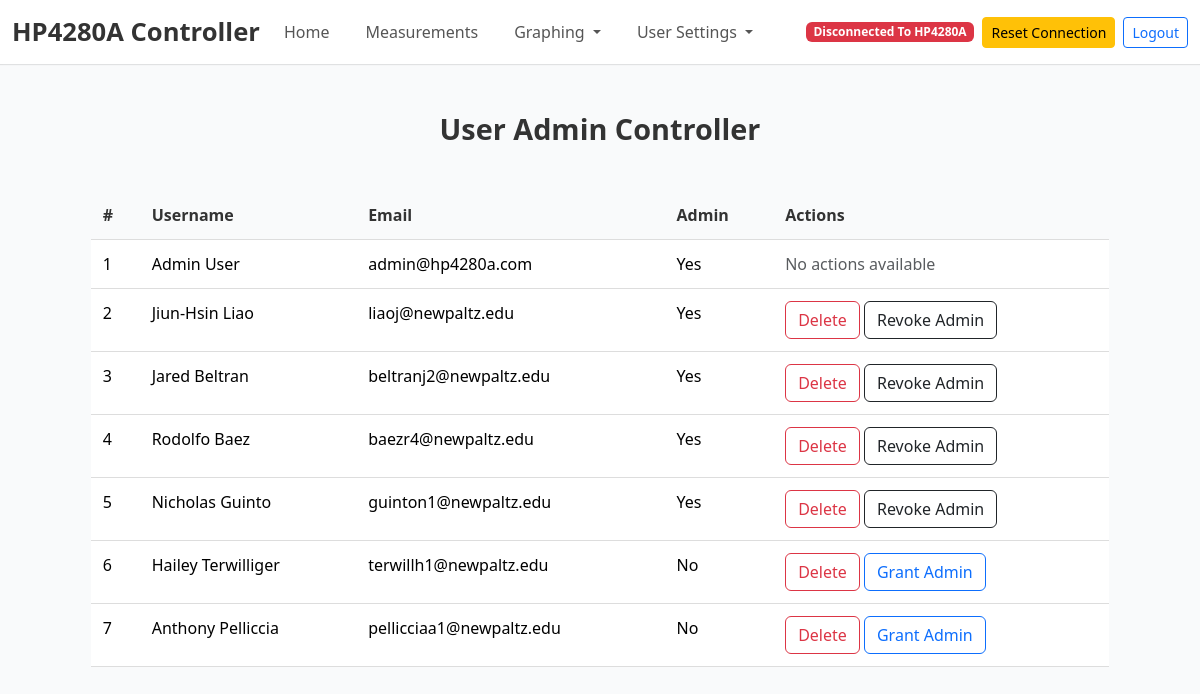
Screenshot of /documentation (signed in) with the database file from the repository.
### tables this page shows
CREATE TABLE users (
            id INTEGER PRIMARY KEY AUTOINCREMENT,
            first_name TEXT NOT NULL,
            last_name TEXT NOT NULL,
            email TEXT NOT NULL UNIQUE,
            password TEXT NOT NULL,
            is_admin INTEGER NOT NULL DEFAULT 0
        );

### main.py (the view, shortened to what this page needs)
@app.route('/documentation', methods=["GET", "POST"])
def documentation():
    if 'email' not in session:
        flash("Please log in to access this page.", "error")
        return redirect(url_for("login"))
    user = get_user_by_email(session['email'])
    if not user:
        flash("User not found. Please log in again.", "error")
        return redirect(url_for("login"))
    if user[5] == 0:  # Check the `is_admin` value
        flash("You do not have permission to access this page.", "error")
        return redirect(url_for("login"))
    conn = sqlite3.connect(DB_path)
    cursor = conn.cursor()
    cursor.execute("SELECT first_name, last_name, email, id, is_admin FROM users WHERE email != 'demo@hp4280a.com'")
    users = cursor.fetchall()
    conn.close()
    return render_template("documentation.html", users=users, logged_in_email=session['email'])

### database.py (called while the page is built)
def get_user_by_email(email):
    conn = sqlite3.connect(DB_path)
    cursor = conn.cursor()
    cursor.execute('''
        SELECT * FROM users WHERE email = ?
    ''', (email,))
    user = cursor.fetchone()
    conn.close()
    return user

### main.py (called while the page is built, shortened)
@app.context_processor
def inject_user_info():
    if 'email' in session:
        user = get_user_by_email(session['email'])
        if user:
            return {
                'username': f"{user[1]} {user[2]}",  # First name and last name
                'user_id': user[0],  # User ID
                'email': user[3],  # Email
                'is_admin': user[5] == 1  # Check if the user is an admin (assuming `is_admin` is the 6th column)
            }

@app.context_processor
def inject_connection_status():
    return {
        'connection_status': 'failure',
        'terminal_output': ["No connection."]
    }

### templates/documentation.html (shortened to what this page needs)
{% extends "base.html" %}
{% block content %}
<h3 class="text-center mt-5 mb-4">User Admin Controller</h3>
<div class="table-container">
    <table class="table">
        <thead>
            <tr>
                <th>#</th>
                <th>Username</th>
                <th>Email</th>
                <th>Admin</th>
                <th>Actions</th>
            </tr>
        </thead>
        <tbody>
            {% for user in users %}
            <tr>
                <td>{{ loop.index }}</td>
                <td>{{ user[0] }} {{ user[1] }}</td>
                <td>{{ user[2] }}</td>
                <td>{{ "Yes" if user[4] == 1 else "No" }}</td>
                <td class="action-buttons">
                    {% if user[2] != logged_in_email %}
                        <form method="POST" action="{{ url_for('documentation') }}" style="display:inline;" onsubmit="return confirmDelete()">
                            <button type="submit" name="action" value="delete" class="btn btn-outline-danger">Delete</button>
                        </form>
                        {% if user[4] == 0 %}
                        <form method="POST" action="{{ url_for('documentation') }}" style="display:inline;">
                            <button type="submit" name="action" value="grant_admin" class="btn btn-outline-primary">Grant Admin</button>
                        </form>
                        {% else %}
                        <form method="POST" action="{{ url_for('documentation') }}" style="display:inline;">
                            <button type="submit" name="action" value="revoke_admin" class="btn btn-outline-dark">Revoke Admin</button>
                        </form>
                        {% endif %}
                    {% else %}
                        <span class="text-muted">No actions available</span>
                    {% endif %}
                </td>
            </tr>
            {% endfor %}
        </tbody>
    </table>
</div>
{% endblock %}

### templates/base.html (shortened to what this page needs)
<!DOCTYPE html>
<html>
<head>
    <link rel="stylesheet" href="https://cdnjs.cloudflare.com/ajax/libs/font-awesome/4.7.0/css/font-awesome.min.css">
    <link href="https://cdn.jsdelivr.net/npm/bootstrap@5.3.5/dist/css/bootstrap.min.css" rel="stylesheet">
    <link href="https://cdnjs.cloudflare.com/ajax/libs/tailwindcss/2.2.19/tailwind.min.css" rel="stylesheet">
</head>
<body class="bg-gray-50">
    {% if email %}
    <nav class="navbar navbar-expand-lg navbar-light">
        <div class="container-fluid">
            {% if email == "demo@example.com" %}
                <span class="navbar-brand text-danger fw-bold">DEMO MODE</span>
            {% else %}
                <a class="navbar-brand" href="/contributions">HP4280A Controller</a>
            {% endif %}
            <div class="collapse navbar-collapse" id="navbarSupportedContent">
                <ul class="navbar-nav me-auto mb-2 mb-lg-0">
                    <li class="nav-item">
                        <a class="nav-link" aria-current="page" href="/">Home</a>
                    </li>
                    <li class="nav-item">
                        <a class="nav-link" href="/configuration">Measurements</a>
                    </li>
                    <li class="nav-item dropdown">
                        <a class="nav-link dropdown-toggle" href="#" id="navbarDropdown" role="button" aria-haspopup="true" aria-expanded="false">
                          Graphing
                        </a>
                    </li>
                    <li class="nav-item dropdown">
                        <a class="nav-link dropdown-toggle" href="#" id="navbarDropdown" role="button" aria-haspopup="true" aria-expanded="false">
                            User Settings
                          </a>
                    </li>
                </ul>
            <div class="d-flex align-items-center gap-2 ms-auto">
            <span class="badge {{ 'bg-success' if connection_status == 'success' else 'bg-danger' }}">
                {{ 'Connected To HP4280A' if connection_status == 'success' else 'Disconnected To HP4280A' }}
            </span>
                <form action="{{ url_for('reset_connection') }}" method="POST" class="d-inline">
                    <button type="submit" class="btn btn-warning btn-sm">Reset Connection</button>
                </form>
                <a href="/logout" class="btn btn-outline-primary btn-sm">Logout</a>
            </div>
            </div>
        </div>
    </nav>
    {% endif %}
    <div class="container-fluid">
        {% block content %}
        {% endblock %}
    </div>
</body>
</html>

### templates/base.html (style rules this page uses)
.navbar { background-color: #fff; box-shadow: 0 1px 1px rgba(0, 0, 0, 0.1); }
.navbar .navbar-brand { font-size: 1.6rem; font-weight: 600; color: #333; transition: color 0.3s ease; }
.navbar-nav .nav-link { color: #555; font-weight: 500; margin-right: 20px; transition: color 0.3s ease; }

### templates/documentation.html (style rules this page uses)
body { background-color: #f9f9f9; color: #333; }
h3 { font-size: 1.8rem; font-weight: 600; color: #333; }
.table-container { max-width: 90%; margin: 0 auto; padding: 20px; margin-top: 20px; }
.table { width: 100%; border-collapse: collapse; font-size: 1rem; }
.table th, .table td { padding: 12px; text-align: left; border-bottom: 1px solid #ddd; }
.table th { font-weight: bold; color: #333; background-color: transparent; }

### rows the page displays
users: first_name "Admin", last_name "User", email "admin@hp4280a.com", is_admin "Yes", shows "No actions available"
users: first_name "Jiun-Hsin", last_name "Liao", email "liaoj@newpaltz.edu", is_admin "Yes"
users: first_name "Jared", last_name "Beltran", email "beltranj2@newpaltz.edu", is_admin "Yes"
users: first_name "Rodolfo", last_name "Baez", email "baezr4@newpaltz.edu", is_admin "Yes"
users: first_name "Nicholas", last_name "Guinto", email "guinton1@newpaltz.edu", is_admin "Yes"
users: first_name "Hailey", last_name "Terwilliger", email "terwillh1@newpaltz.edu", is_admin "No"
users: first_name "Anthony", last_name "Pelliccia", email "pellicciaa1@newpaltz.edu", is_admin "No"
